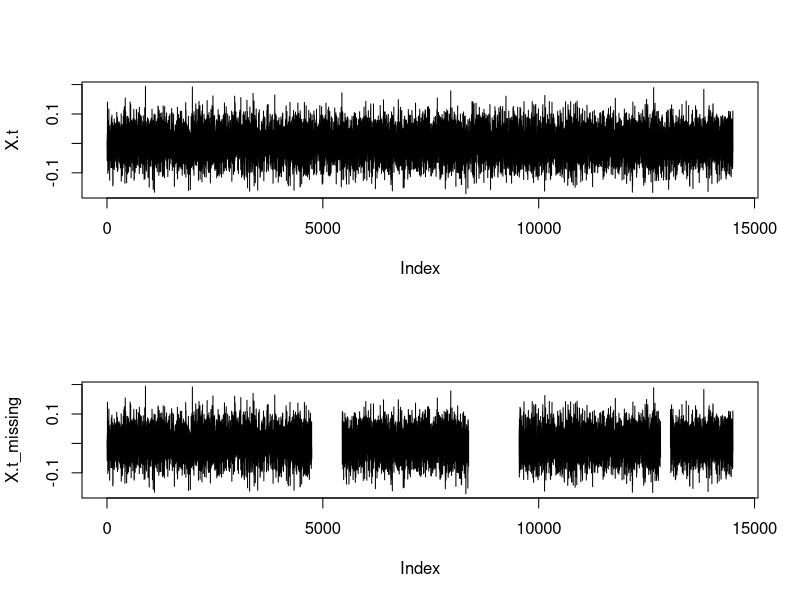
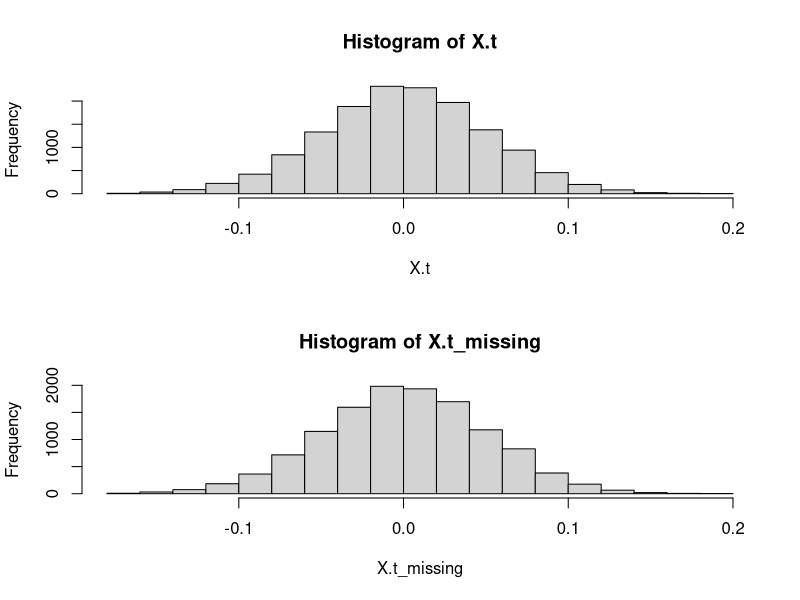
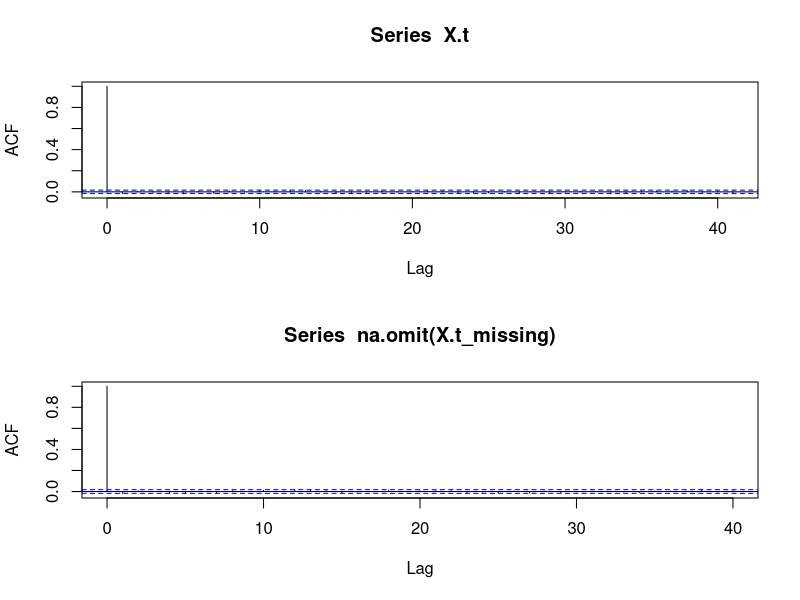
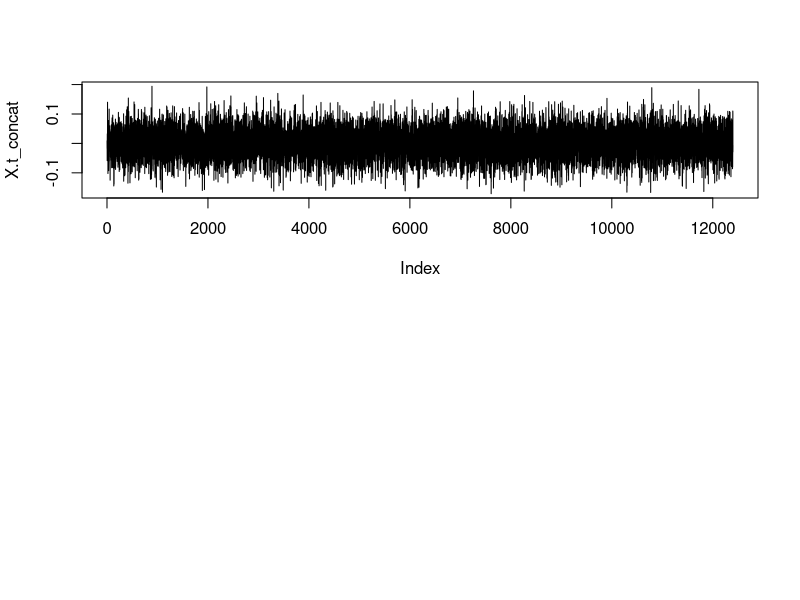

Generate these figures, in order, with R: (Note: this script raises an error after producing the figures.)
########## Method Comparison ###############
## This script compares the traditional   ##
## AVAR methods of analysis with spectral ##
## approach and includes some EDA tools   ##
############################################
library(purrr) #discrete uniform dist.
library(tidyverse)
library(RSpectra)


####       Simulated Data     #####
## A. white noise                ##
## B. flicker noise?             ##
## C. ARFIMA/combo of ARFIMA     ##
###################################

#create data
N <-  14500
X.t <- X.t_missing <-  rnorm(N, mean = 0, sd = 0.05)
#create data with gaps


###placed gaps####
X.t_missing[c(4745:5447, 8378:9545,12823:13051)] <- NA


#look at the data
par(mfrow = c(2,1))
plot(X.t, type = "l")
plot(X.t_missing, type = "l")


#### Quick little look at X.t and X.t_missing ####

#histogram
hist(X.t)
hist(X.t_missing)

#acfs
acf(X.t)
acf(na.omit(X.t_missing))




#############                    Two Sample Variance Method                        ####################
### 1.	Concatenate to remove gaps                                                                  ###
### 2.	Calculate Allan Deviation (overlapping)                                                     ###
### 3.	For clock ratios containing Al start cut off to use ADEV                                    ###
###      points above 10-20 seconds and for Yb or Sr maybe start with 20 seconds to be safe         ###
### 4.	Fit a line for ADEV points for tau = 10-20 seconds (depending on step 3 above)              ###
###      through tau = 1/3 the length of the dataset where you set the slope of the line            ###
###      to follow 1/sqrt(tau) and solve for the intercept                                          ###
### 5.	Extrapolate that line out to tau = length of the dataset (or until you detect a floor perhaps)#
#######################################################################################################


#### 1. Concatenate gappy data  ####
X.t_concat <- na.omit(X.t_missing)

plot(X.t_concat, type = "l")
N.short <- length(X.t_concat)


#### 2. Calculate ADEV          ####
AVAR.WN <- getAvars(N,X.t, taus = c(1:20, 2^(5:9)))

plot(log10(AVAR.WN$avarRes$taus), log10(AVAR.WN$avarRes$avars), ylab = "log10(AVAR)", xlab = "log10(tau)",pch = 19, ylim = c(-6,-1))

#calculate AVAR of X.t with missing gaps, pushed together
AVAR.WN_missing <- getAvars(N.short,X.t_concat, taus = c(1:20, 2^(5:9)))

points(log10(AVAR.WN_missing$avarRes$taus), log10(AVAR.WN_missing$avarRes$avars), col = "red", xlab = "log10(AVAR)", ylab = "log10(tau)",pch = 19  )


#### 3. + 4. Fit a line for points between tau = 10-1/3 of data set ####
floor(N/3) #682
N.short/3 #532

AVAR.WN <- getAvars(N,X.t, taus = seq(10,floor(N/3), by = 2))

log.avar.full <- log10(AVAR.WN$avarRes$avars)
log.taus.full <- log10(AVAR.WN$avarRes$taus)

lin.fit.full <- lm(log.avar.full ~ log.taus.full)
summary(lin.fit.full)


AVAR.WN.short <- getAvars(N.short,X.t_concat, taus = seq(10,floor(N.short/3), by = 2))

log.avar.short <- log10(AVAR.WN.short$avarRes$avars)
log.taus.short <- log10(AVAR.WN.short$avarRes$taus)

lin.fit.short <- lm(log.avar.short ~ log.taus.short)
summary(lin.fit.short)

plot(lin.fit.short)

##set slope and find intercept using OLS

beta = -1 #in log-log space, white noise should have a -1 slope
int.only_full <- mean(log.avar.full) - beta*mean(log.taus.full)
int.only_short <- mean(log.avar.short) - beta*mean(log.taus.short)


### show the fits ###

## Full Data ##

plot(log.taus.full, log.avar.full, ylab = "log10(AVAR)", xlab = "log10(tau)",pch = 19, ylim = c(-6.5,-3)) #avar of full data with no gaps

full.intercept <- as.numeric(lin.fit.full$coefficients[1]) #intercept estimate from linear fit of full data with no gaps
full.slope <- as.numeric(lin.fit.full$coefficients[2]) #slope from linear fit of full data with no gaps

abline(a = full.intercept, b = full.slope, col = "blue", lwd = 2) #linear fit

## Partial Data ##

plot(log.taus.short, log.avar.short, ylab = "log10(AVAR)", xlab = "log10(tau)",pch = 19, ylim = c(-6.5,-3)) #plot of avar for concatenated gappy data

short.intercept <- as.numeric(lin.fit.short$coefficients[1]) #intercept estimate from linear fit of concatenated gappy data
short.slope <- as.numeric(lin.fit.short$coefficients[2]) #slope estimate from "" ""

abline(a = lin.fit.short$coefficients[1], b = lin.fit.short$coefficients[2], col = "blue", lwd = 2) #linear fit line


#### 5.	Extrapolate that line out to tau = length of the dataset (or until you detect a floor perhaps) ####


AVAR.hat.full <- exp(full.intercept + full.slope*log10(N)) #estimate of AVAR by extrapolating out to full data set

sqrt(AVAR.hat.full)

AVAR.hat.short <- exp(short.intercept + short.slope*log10(N.short)) #estimate of AVAR by extrapolating out to lenght of concatenated gappy data

sqrt(AVAR.hat.short)


############# Multitaper Spectral Estimate (MTSE)  ###############

###########################################################
##### calculate MTSE for X.t without any missing data #####
###########################################################


MTSE_full <- multitaper_est(X.t, W = 0.0007, K = 5) #compute the multitaper spectral estimate for the full data set

f <- seq(0,0.5,length.out = length(MTSE_full$spectrum)) #grid of frequencies

plot(log10(f[-1]), log10(MTSE_full$spectrum)[-1], type = "l") #plot of f vs. S.hat(f) on log-log scale

MTSE_full$e.values #looking that the eigenvalues are close to 1





###########################################################
#####     calculate MTSE for X.t with missing data    #####
###########################################################

MTSE_short <- multitaper_est(X.t_missing, NW = 2, K = 3)
lines(log10(seq(0,0.5,length.out = length(MTSE_short$spectrum)))[-1], log10(MTSE_short$spectrum)[-1], type = "l", col = "red")





############# MTSE for different W and K ##############





  
  
############# Clock Data Analysis  ##################
## read in dat180403 from readTaraData.R file

## A little EDA

# what do the various ratios look like?
par(mfrow = c(3,1))
plot(dat180403$AlYb, type = "l")
plot(dat180403$SrYb, type = "l")
plot(dat180403$AlSr, type = "l")

# Does it look like white noise with missing data omitted?

## distribution normal looking?
hist(na.omit(dat180403$AlYb))
hist(na.omit(dat180403$SrYb))
hist(na.omit(dat180403$AlSr))

## Uncorrelated? 
acf(na.omit(dat180403$AlYb))
acf(na.omit(dat180403$SrYb))
acf(na.omit(dat180403$AlSr)) 
#there is clearly autocorrelation in these data which is the first sign to me that this is not white noise

## ACF of first differences just for fun, still not white looking
acf(diff(na.omit(dat180403$AlYb)))
acf(diff(na.omit(dat180403$SrYb)))
acf(diff(na.omit(dat180403$AlSr)))
